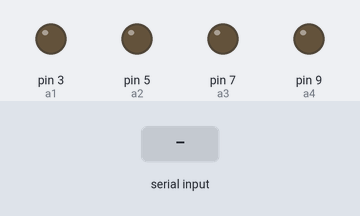
A sketch run on a simulated Arduino Uno, built with avr-gcc and run on an emulated ATmega328P. Shown: output pins drawn as LEDs (lit = HIGH). Inputs (shaded band) come from the test bench.

Above: at 1.2 s.
1.3 s: byte 4 (4) received over Serial
At 2.5 s:
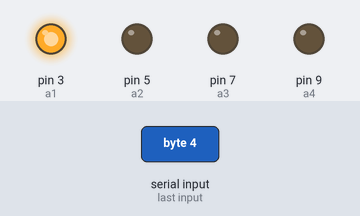
2.8 s: byte 6 (6) received over Serial
At 3.9 s:
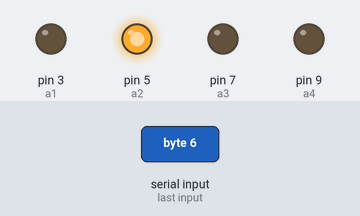
4.3 s: byte 8 (8) received over Serial
At 5.0 s:
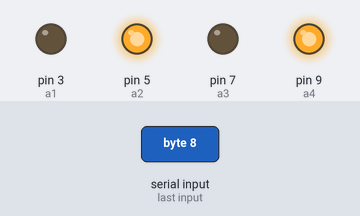
5.8 s: byte 2 (2) received over Serial
At 6.2 s:
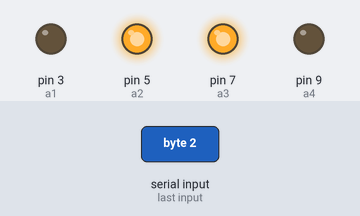
7.3 s: byte 5 (5) received over Serial
At 8.5 s:
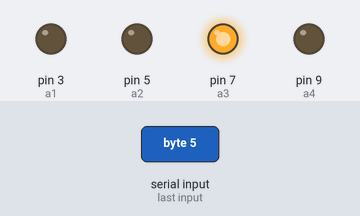
8.8 s: byte 4 (4) received over Serial
At 9.7 s:
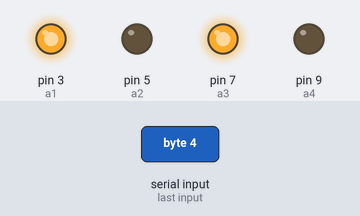
Timing chart, 0 to 11.3 s (numbered marks = the images above; inputs shaded):
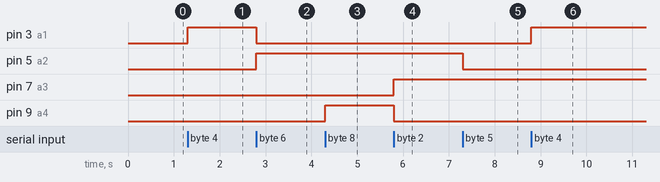

The sketch:

testeArduinoFinal.ino
```cpp
int buffer;
#define  a1 3
#define  a2 5
#define  a3 7
#define  a4 9


void setup() {
  Serial.begin(9600);
  pinMode(a1, OUTPUT);
  pinMode(a2, OUTPUT);
  pinMode(a3, OUTPUT);
  pinMode(a4, OUTPUT);

}


void loop() {

  if(Serial.available()){
    buffer=Serial.read();
    switch(buffer){
    case 4:
      digitalWrite(a1,HIGH);
      digitalWrite(a2,LOW);
      break;
    case 6:
      digitalWrite(a2,HIGH);
      digitalWrite(a1,LOW);
      break;
    case 8:
      digitalWrite(a3,LOW);
      digitalWrite(a4,HIGH);
      break;
    case 2:
      digitalWrite(a4,LOW);
      digitalWrite(a3,HIGH);
      break;
    case 5:
      digitalWrite(a2,LOW);
      digitalWrite(a1,LOW);
      break;
    case 0:
      digitalWrite(a4,LOW);
      digitalWrite(a3,LOW);
      digitalWrite(a1,LOW);
      digitalWrite(a2,LOW);
      break;
    }
  }
}
```

Measured:
- after the input at 1.3 s, pin 3 (a1): LOW → HIGH at once
- after the input at 2.8 s, pin 3 (a1): HIGH → LOW at once; pin 5 (a2): LOW → HIGH at once
- after the input at 4.3 s, pin 9 (a4): LOW → HIGH at once
- after the input at 5.8 s, pin 7 (a3): LOW → HIGH at once; pin 9 (a4): HIGH → LOW at once
- after the input at 7.3 s, pin 5 (a2): HIGH → LOW at once
- after the input at 8.8 s, pin 3 (a1): LOW → HIGH at once
